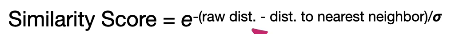
#> input picture Machine Learning/Dimensionality Reduction/Non Linear/Uniform Manifold Approximation and Projection (UMAP)/images/umap16.png, 450 x 34 px
$ jupyter execute --allow-errors umap.ipynb
#> lines starting #> are read from the running program, lines starting #| are printed output that depends on the picture
1. [UMAP - Uniform Manifold Approximation & Projection](#umap---uniform-manifold-approximation--projection)

#### UMAP - Uniform Manifold Approximation & Projection:
- it is a non linear dimensionality reduction technique
- it is used to visualize the higher dimensional data points in lower dimension and understand its relationship
- while performing UMAP, transforms data from higher dimensions to lower dimensions, we preserve it relationship of data points that existed in the higher dimension

[cell 1]
from PIL import Image
from IPython.display import display

#> (the rest of this cell did not finish here and is left out)

- the first step of UMAP, we will calculate the distances between the data points

[cell 2]
from PIL import Image
from IPython.display import display

#> (the rest of this cell did not finish here and is left out)

- now, relative to each data point, we will calculate the corresponding similarity scores by fitting a curve i.e. probability density function
- the curve fit will be different relative to each data point
- the probability density function i.e. the curve is produced with the help of high dimensional neighbours
- the default count of high dimensional neighbours is 15

[cell 3]
from PIL import Image
from IPython.display import display

#> (the rest of this cell did not finish here and is left out)

- we can change the shape of the curve which is used to find the similarity score based on the σ value in the similarity score formula

[cell 4]
from PIL import Image
from IPython.display import display

img = Image.open('images/umap16.png')
#> img is the input picture: PIL image 450x34 RGBA; mean R, G, B, A 226.1, 225.5, 225.8, 255
new_image = img.resize((480, 40))
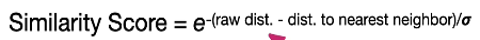
#> new_image: PIL image 480x40 RGBA; mean R, G, B, A 225.8, 225.2, 225.5, 255
display(new_image)

- by taking the log2 of the count of high dimensional neighbours gives us the total similarity score relative to a point with other points

[cell 5]
from PIL import Image
from IPython.display import display

img = Image.open('images/umap4.png')
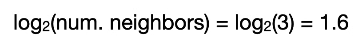
#> input picture Machine Learning/Dimensionality Reduction/Non Linear/Uniform Manifold Approximation and Projection (UMAP)/images/umap4.png, 357 x 40 px
#> img is the input picture: PIL image 357x40 RGBA; mean R, G, B, A 226.1, 226.1, 226.1, 255
new_image = img.resize((350, 40))
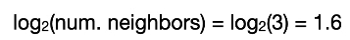
#> new_image: PIL image 350x40 RGBA; mean R, G, B, A 226, 226, 226, 255
display(new_image)

- we repeat calculating the similarity score relative to each point iteratively

[cell 6]
from PIL import Image
from IPython.display import display

#> (the rest of this cell did not finish here and is left out)

- when, we verify the similarity scores relative to a datapoint, we will find the similarity score having different value for the same set of points
- so, we will take the average values of the differences which scales the similarity scores

[cell 7]
from PIL import Image
from IPython.display import display

#> (the rest of this cell did not finish here and is left out)

- now, we will take the data points and assign them onto the 1D space based on spectral clustering technique

[cell 8]
from PIL import Image
from IPython.display import display

#> (the rest of this cell did not finish here and is left out)

- we will consider a data point "a" and look for the nearest data point based on the calculated similarity score
- after choosing the nearest data point from point "a", we can decide randomly to move the either of the data point closer to each other. i.e. move a to b or move b to a

[cell 9]
from PIL import Image
from IPython.display import display

img = Image.open('images/umap10.png')
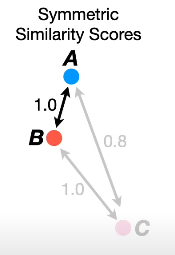
#> input picture Machine Learning/Dimensionality Reduction/Non Linear/Uniform Manifold Approximation and Projection (UMAP)/images/umap10.png, 175 x 255 px
#> img is the input picture: PIL image 175x255 RGBA; mean R, G, B, A 242.9, 242.7, 243.1, 255
new_image = img.resize((150, 200))
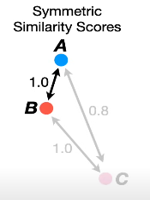
#> new_image: PIL image 150x200 RGBA; mean R, G, B, A 242.7, 242.6, 243, 255
display(new_image)

from PIL import Image
from IPython.display import display

#> (the rest of this cell did not finish here and is left out)
